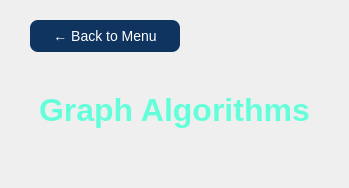
     <widget class="QWidget" name="graphPage">
      <property name="styleSheet">
       <string notr="true">QWidget#graphPage {
    background-color: #1a1a2e;
    }</string>
      </property>
      <layout class="QVBoxLayout" name="graphPageLayout">
       <property name="spacing">
        <number>20</number>
       </property>
       <property name="leftMargin">
        <number>30</number>
       </property>
       <property name="topMargin">
        <number>20</number>
       </property>
       <property name="rightMargin">
        <number>30</number>
       </property>
       <property name="bottomMargin">
        <number>20</number>
       </property>
       <item>
        <widget class="QPushButton" name="backButtonGraph">
         <property name="text">
          <string>← Back to Menu</string>
         </property>
         <property name="maximumSize">
          <size>
           <width>150</width>
           <height>40</height>
          </size>
         </property>
         <property name="styleSheet">
          <string notr="true">QPushButton {
    background-color: #0f3460;
    color: white;
    border: none;
    border-radius: 8px;
    font-size: 14px;
    padding: 8px 15px;
}

QPushButton:hover {
    background-color: #1a5fb4;
}</string>
         </property>
        </widget>
       </item>
       <item>
        <widget class="QLabel" name="graphPageTitle">
         <property name="text">
          <string>Graph Algorithms</string>
         </property>
         <property name="styleSheet">
          <string notr="true">color: #64ffda;
font-size: 32px;
font-weight: bold;
padding: 20px 0;</string>
         </property>
        </widget>
       </item>
       <item>
        <widget class="QWidget" name="graphContentContainer" native="true">
         <property name="styleSheet">
          <string notr="true">QWidget#graphContentContainer {
    background-color: transparent;
}</string>
         </property>
         <layout class="QVBoxLayout" name="graphContentLayout">
          <property name="spacing">
           <number>0</number>
          </property>
          <property name="leftMargin">
           <number>0</number>
          </property>
          <property name="topMargin">
           <number>0</number>
          </property>
          <property name="rightMargin">
           <number>0</number>
          </property>
          <property name="bottomMargin">
           <number>0</number>
          </property>
         </layout>
        </widget>
       </item>
      </layout>
     </widget>
